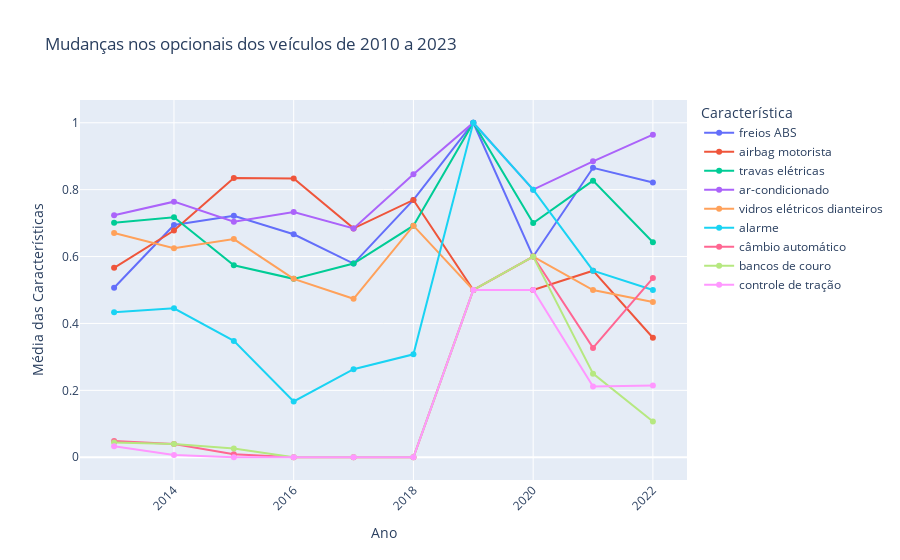

The code cell stored with this chart in its notebook:
### Markdown cell above
<font color=green size=4> Observações </font>

---

<font color=red size=3> **Resumo:** </font>

**Custo-benefício:** Nota-se que a seleção de modelos mais populares recai principalmente em veículos fabricados entre os anos de **2010 e 2014**. Esta faixa temporal sugere uma tendência em busca do equilíbrio entre custo e benefício, indicando que carros desse período possuem características atrativas em termos de desempenho, consumo de combustivel, tecnologia e valor.
<br>
<br>
Além disso, merece destaque o fato de que a maioria desses carros pertence à categoria de veículos populares. Ademais, é relevante notar que muitos dos modelos mais vendidos pertencem à categoria de veículos compactos, refletindo a preferência por automóveis que combinam praticidade e eficiência, especialmente em ambientes urbanos congestionados.

### Code cell
import plotly.express as px

def mudanca_opcionais(de, ate):
    colunas_caracteristicas = ['ano', 'freios ABS', 'airbag motorista', 'travas elétricas', 'ar-condicionado', 'vidros elétricos dianteiros', 
                               'alarme', 'câmbio automático', 'bancos de couro', 'controle de tração', ]
    data_caracteristicas = df_shuffle[colunas_caracteristicas]
    data_caracteristicas_filtrado = data_caracteristicas[data_caracteristicas['ano'].between(de, ate)]
    media_caracteristicas_por_ano = data_caracteristicas_filtrado.groupby('ano').mean().reset_index()
    melted_data = media_caracteristicas_por_ano.melt(id_vars='ano', var_name='Característica', value_name='Média')
    fig = px.line(melted_data, x='ano', y='Média', color='Característica', markers=True,
                title='Mudanças nos opcionais dos veículos de 2010 a 2023')

    fig.update_layout(xaxis={'tickangle': -45}, xaxis_title='Ano', yaxis_title='Média das Características')
    fig.show()

mudanca_opcionais(2013, 2023)

### Figure 1 — Plotly figure (JSON) as saved in the notebook; plotly's stock layout.template omitted (floating-point values rounded to 4 significant figures)
{"data": [{"hovertemplate": "Característica=freios ABS<br>ano=%{x}<br>Média=%{y}<extra></extra>", "legendgroup": "freios ABS", "line": {"color": "#636efa", "dash": "solid"}, "marker": {"symbol": "circle"}, "mode": "markers+lines", "name": "freios ABS", "orientation": "v", "showlegend": true, "type": "scatter", "x": [2013, 2014, 2015, 2016, 2017, 2018, 2019, 2020, 2021, 2022], "xaxis": "x", "y": [0.5066, 0.6944, 0.7217, 0.6667, 0.5789, 0.7692, 1, 0.6, 0.8654, 0.8214], "yaxis": "y"}, {"hovertemplate": "Característica=airbag motorista<br>ano=%{x}<br>Média=%{y}<extra></extra>", "legendgroup": "airbag motorista", "line": {"color": "#EF553B", "dash": "solid"}, "marker": {"symbol": "circle"}, "mode": "markers+lines", "name": "airbag motorista", "orientation": "v", "showlegend": true, "type": "scatter", "x": [2013, 2014, 2015, 2016, 2017, 2018, 2019, 2020, 2021, 2022], "xaxis": "x", "y": [0.5664, 0.6777, 0.8348, 0.8333, 0.6842, 0.7692, 0.5, 0.5, 0.5577, 0.3571], "yaxis": "y"}, {"hovertemplate": "Característica=travas elétricas<br>ano=%{x}<br>Média=%{y}<extra></extra>", "legendgroup": "travas elétricas", "line": {"color": "#00cc96", "dash": "solid"}, "marker": {"symbol": "circle"}, "mode": "markers+lines", "name": "travas elétricas", "orientation": "v", "showlegend": true, "type": "scatter", "x": [2013, 2014, 2015, 2016, 2017, 2018, 2019, 2020, 2021, 2022], "xaxis": "x", "y": [0.7013, 0.7176, 0.5739, 0.5333, 0.5789, 0.6923, 1, 0.7, 0.8269, 0.6429], "yaxis": "y"}, {"hovertemplate": "Característica=ar-condicionado<br>ano=%{x}<br>Média=%{y}<extra></extra>", "legendgroup": "ar-condicionado", "line": {"color": "#ab63fa", "dash": "solid"}, "marker": {"symbol": "circle"}, "mode": "markers+lines", "name": "ar-condicionado", "orientation": "v", "showlegend": true, "type": "scatter", "x": [2013, 2014, 2015, 2016, 2017, 2018, 2019, 2020, 2021, 2022], "xaxis": "x", "y": [0.7235, 0.7641, 0.7043, 0.7333, 0.6842, 0.8462, 1, 0.8, 0.8846, 0.9643], "yaxis": "y"}, {"hovertemplate": "Característica=vidros elétricos dianteiros<br>ano=%{x}<br>Média=%{y}<extra></extra>", "legendgroup": "vidros elétricos dianteiros", "line": {"color": "#FFA15A", "dash": "solid"}, "marker": {"symbol": "circle"}, "mode": "markers+lines", "name": "vidros elétricos dianteiros", "orientation": "v", "showlegend": true, "type": "scatter", "x": [2013, 2014, 2015, 2016, 2017, 2018, 2019, 2020, 2021, 2022], "xaxis": "x", "y": [0.6704, 0.6246, 0.6522, 0.5333, 0.4737, 0.6923, 0.5, 0.6, 0.5, 0.4643], "yaxis": "y"}, {"hovertemplate": "Característica=alarme<br>ano=%{x}<br>Média=%{y}<extra></extra>", "legendgroup": "alarme", "line": {"color": "#19d3f3", "dash": "solid"}, "marker": {"symbol": "circle"}, "mode": "markers+lines", "name": "alarme", "orientation": "v", "showlegend": true, "type": "scatter", "x": [2013, 2014, 2015, 2016, 2017, 2018, 2019, 2020, 2021, 2022], "xaxis": "x", "y": [0.4336, 0.4452, 0.3478, 0.1667, 0.2632, 0.3077, 1, 0.8, 0.5577, 0.5], "yaxis": "y"}, {"hovertemplate": "Característica=câmbio automático<br>ano=%{x}<br>Média=%{y}<extra></extra>", "legendgroup": "câmbio automático", "line": {"color": "#FF6692", "dash": "solid"}, "marker": {"symbol": "circle"}, "mode": "markers+lines", "name": "câmbio automático", "orientation": "v", "showlegend": true, "type": "scatter", "x": [2013, 2014, 2015, 2016, 2017, 2018, 2019, 2020, 2021, 2022], "xaxis": "x", "y": [0.04867, 0.03987, 0.008696, 0, 0, 0, 0.5, 0.6, 0.3269, 0.5357], "yaxis": "y"}, {"hovertemplate": "Característica=bancos de couro<br>ano=%{x}<br>Média=%{y}<extra></extra>", "legendgroup": "bancos de couro", "line": {"color": "#B6E880", "dash": "solid"}, "marker": {"symbol": "circle"}, "mode": "markers+lines", "name": "bancos de couro", "orientation": "v", "showlegend": true, "type": "scatter", "x": [2013, 2014, 2015, 2016, 2017, 2018, 2019, 2020, 2021, 2022], "xaxis": "x", "y": [0.04425, 0.03987, 0.02609, 0, 0, 0, 0.5, 0.6, 0.25, 0.1071], "yaxis": "y"}, {"hovertemplate": "Característica=controle de tração<br>ano=%{x}<br>Média=%{y}<extra></extra>", "legendgroup": "controle de tração", "line": {"color": "#FF97FF", "dash": "solid"}, "marker": {"symbol": "circle"}, "mode": "markers+lines", "name": "controle de tração", "orientation": "v", "showlegend": true, "type": "scatter", "x": [2013, 2014, 2015, 2016, 2017, 2018, 2019, 2020, 2021, 2022], "xaxis": "x", "y": [0.03319, 0.006645, 0, 0, 0, 0, 0.5, 0.5, 0.2115, 0.2143], "yaxis": "y"}], "layout": {"legend": {"title": {"text": "Característica"}, "tracegroupgap": 0}, "title": {"text": "Mudanças nos opcionais dos veículos de 2010 a 2023"}, "xaxis": {"anchor": "y", "domain": [0, 1], "tickangle": -45, "title": {"text": "Ano"}}, "yaxis": {"anchor": "x", "domain": [0, 1], "title": {"text": "Média das Características"}}}}
